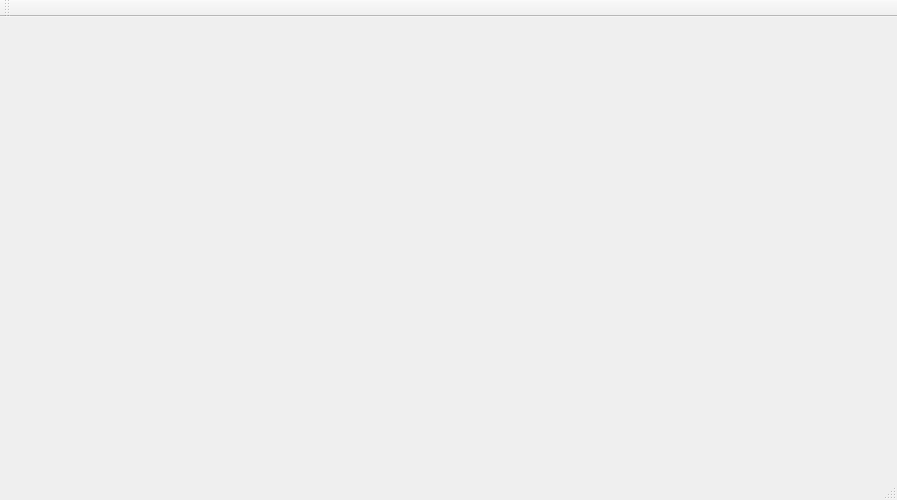
<?xml version="1.0" encoding="UTF-8"?>
<ui version="4.0">
 <class>MainWindow</class>
 <widget class="QMainWindow" name="MainWindow">
  <property name="geometry">
   <rect>
    <x>0</x>
    <y>0</y>
    <width>897</width>
    <height>500</height>
   </rect>
  </property>
  <property name="windowTitle">
   <string>MainWindow</string>
  </property>
  <widget class="QWidget" name="centralWidget"/>
  <widget class="QMenuBar" name="menuBar">
   <property name="geometry">
    <rect>
     <x>0</x>
     <y>0</y>
     <width>897</width>
     <height>21</height>
    </rect>
   </property>
  </widget>
  <widget class="QToolBar" name="mainToolBar">
   <attribute name="toolBarArea">
    <enum>TopToolBarArea</enum>
   </attribute>
   <attribute name="toolBarBreak">
    <bool>false</bool>
   </attribute>
  </widget>
  <widget class="QStatusBar" name="statusBar"/>
 </widget>
 <layoutdefault spacing="6" margin="11"/>
 <resources/>
 <connections/>
</ui>
